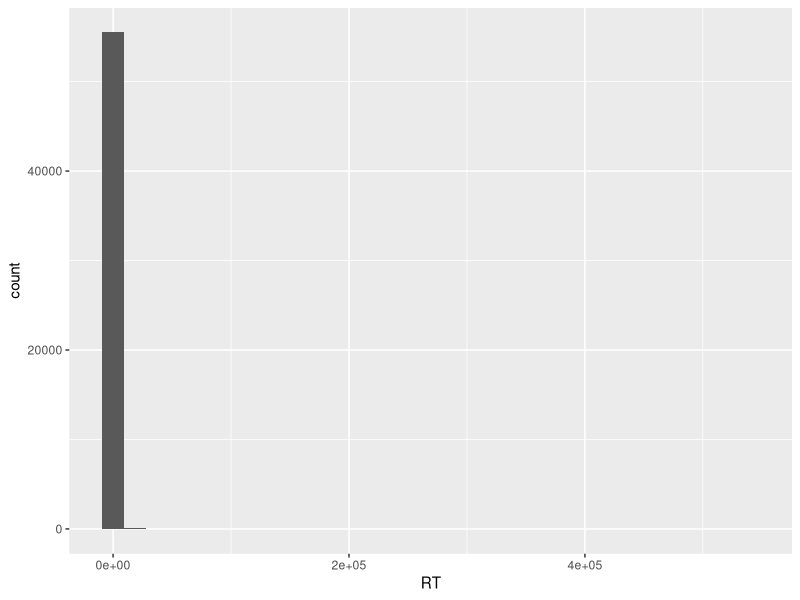
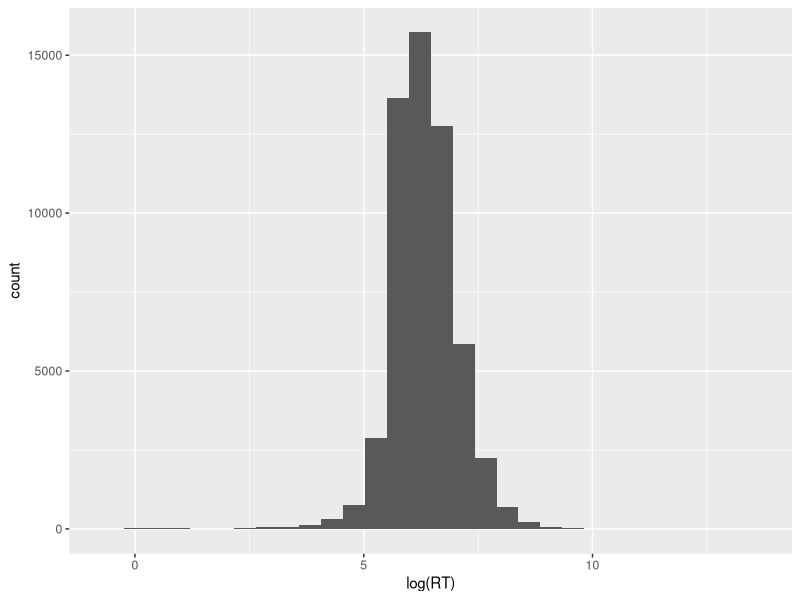
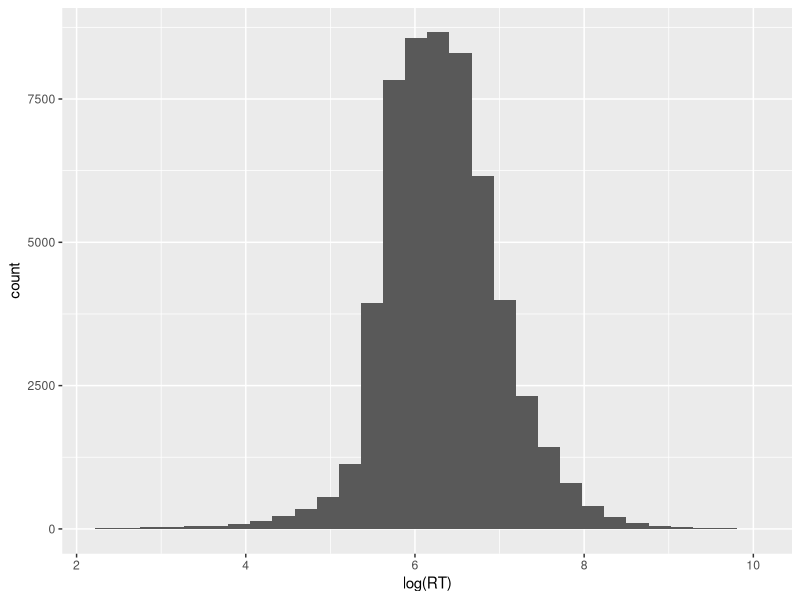
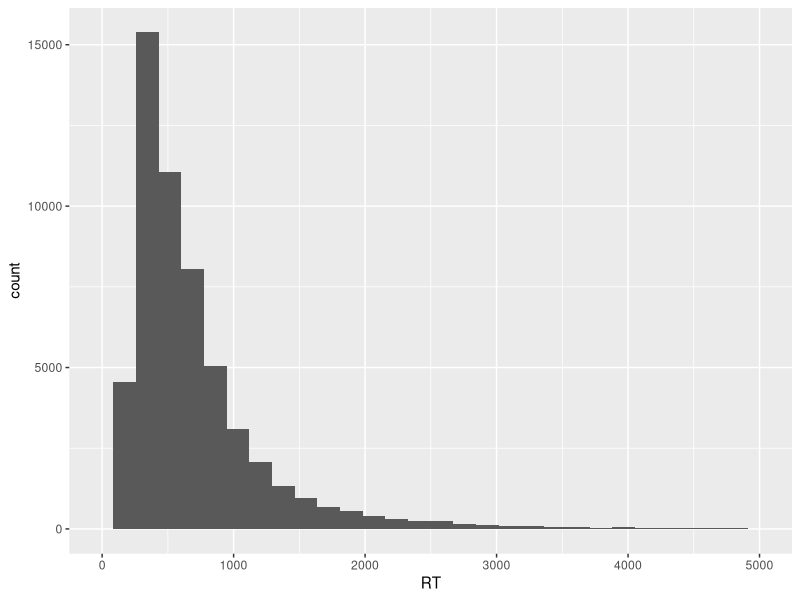
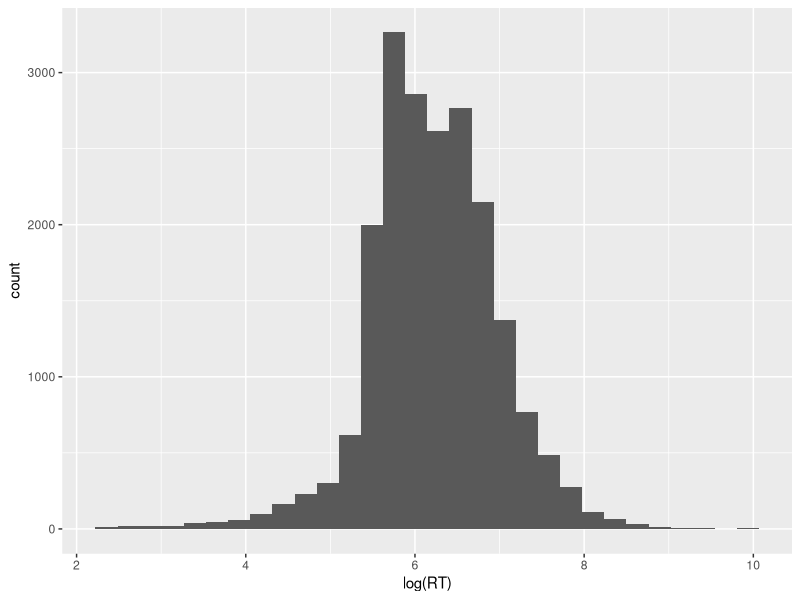
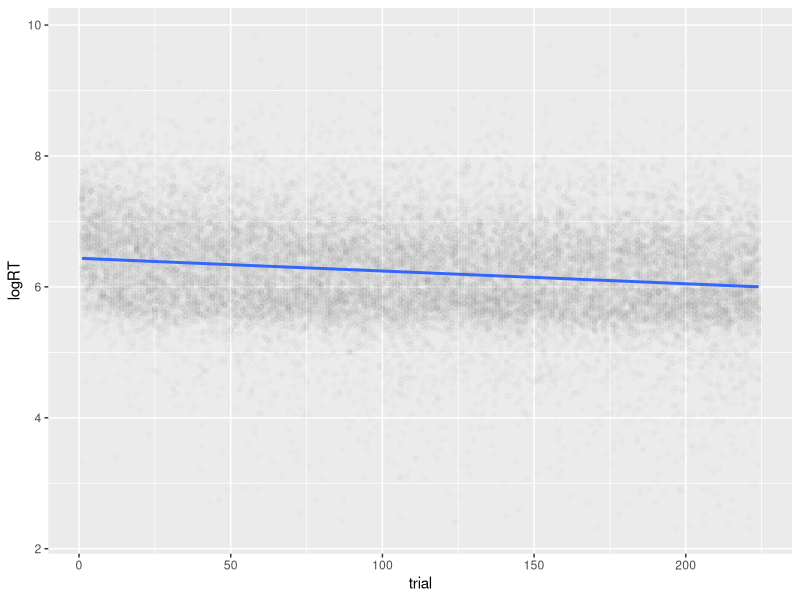

Source code (R) for these figures, in order:
## ---- chunk 1
library(tidyverse)
library(lme4)
library(lmerTest)

## ---- chunk 2
mcgowan <- read_csv("practice_data/Combined exp 2 - dataset - 248 participants.csv")
colnames(mcgowan)
mcgowan <- rename(mcgowan,
                  subject = Participant_ID,
                  sentence = Sentence_Type,
                  exp = Experiment,
                  loc = Location,
                  trial = Trial_Number,
                  RT = Reaction_Time,
                  ACC = Accuracy,
                  rate = Presentation_Rate)
colnames(mcgowan)
head(mcgowan)
## ---- chunk 3
ggplot(mcgowan, aes(RT)) + geom_histogram()
ggplot(mcgowan, aes(log(RT))) + geom_histogram()

range(mcgowan$RT)
mean_RT <- mean(mcgowan$RT)
sd_RT <- sd(mcgowan$RT)

mean_RT - 2.5*sd_RT

mean(mcgowan$RT > 20000)
quantile(mcgowan$RT, .0002)

mcgowan <- filter(mcgowan, RT >= 10, RT <= 20000)

ggplot(mcgowan, aes(log(RT))) + geom_histogram()
ggplot(mcgowan, aes(RT)) + geom_histogram() +
  xlim(0, 5000)

## ---- chunk 4
colnames(mcgowan)
xtabs(~ sentence, mcgowan)
mcgowan_ungrammatical <- filter(mcgowan, 
                        sentence %in% c("control", "transposed"))

mcgowan_RT <- filter(mcgowan_ungrammatical, ACC == 1)
ggplot(mcgowan_RT, aes(log(RT))) + geom_histogram()

mcgowan_RT$logRT <- log(mcgowan_RT$RT)
## ---- chunk 5
# intercept-only model
rt_lm0 <- lm(logRT ~ 1, mcgowan_RT)
summary(rt_lm0)

# plot showing trial effect
ggplot(mcgowan_RT, aes(trial, logRT)) + geom_point(alpha = .01) +
  geom_smooth(method = "lm")

# simple model with effect of trial
rt_lm1 <- lm(logRT ~ 1 + trial, mcgowan_RT)
summary(rt_lm1)

summary(mcgowan_RT$trial)
## ---- chunk 6
# at trial 1
exp(6.44  + -.0019*1) # ~ 625ms

# at trial 244
exp(6.44 + -.0019*224) # ~ 410ms

## ---- chunk 7
rt_lm2 <- lm(logRT ~ 1 + trial + subject, mcgowan_RT)
length(unique(mcgowan_RT$subject))
summary(rt_lm2)
## ---- chunk 8
rt_lmer2 <- lmer(logRT ~ 1 + trial + (1 | subject), mcgowan_RT)
summary(rt_lmer2)
## ---- chunk 9
rt_lmer2_ml <- lmer(logRT ~ 1 + trial + (1 | subject), mcgowan_RT,
                 REML = FALSE)
AIC(rt_lm1) # model with effect of trial
AIC(rt_lmer2_ml) # model adding random intercept

(simple_regression_LL <- logLik(rt_lm1))
(random_intercept_LL <- logLik(rt_lmer2_ml))

chisq_value <- as.numeric(-2*(simple_regression_LL - random_intercept_LL))
LRT_degrees_of_freedom <- 1 

(LRT_pvalue <- 2*(1-pchisq(chisq_value, df = LRT_degrees_of_freedom)))
